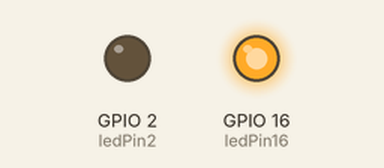
Bench run of a sketch on a simulated ESP32. Shown: output pins drawn as LEDs (lit = HIGH). WiFi joins after 1.5 s; servers stay silent unless stated.

Above: at 0.1 s.
At 10.1 s:
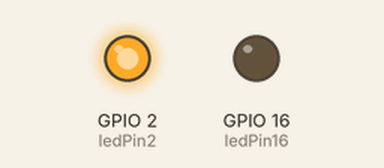
Timing chart, 0 to 11.6 s (numbered marks = the images above):
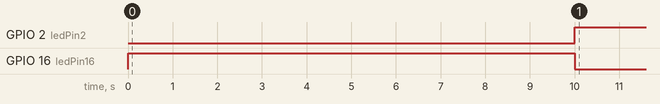

Measured:
- by itself, GPIO 2 (ledPin2): LOW → HIGH at 10.0 s
- by itself, GPIO 16 (ledPin16): LOW → HIGH at 0.00 s, → LOW 10.0 s later

The sketch:

Projekt_Stein2.ino
```cpp
//change ssid and password for new network. hard coded

#include "WiFi.h"     //Including Library for WiFi Login
int ledPin2 = 2;      //Defining pinport 2 as ledPin2
int ledPin16 = 16;    //Defining pinport 16 ledPin16
                      //circuit will close over grnd
const char* ssid = "";   //defining SSID
const char* password =  "";     //defining password for ssid

void setup() {

  Serial.begin(300);

  WiFi.begin(ssid, password);   //try to connect with WiFi
  pinMode(ledPin2, OUTPUT);     //setting Pins as Output
  pinMode(ledPin16, OUTPUT);
}
  void loop () {
    while(1 == 1){    //looping forever true

      while (WiFi.status () == WL_CONNECTED){   //loop true as long wifi connected
        digitalWrite(ledPin16, LOW);            //setting led pin 16 off
        digitalWrite(ledPin2, HIGH);            //seeting led pin 2 on
        delay(1000);}                           //waiting

      while (WiFi.status() != WL_CONNECTED) {   //loop true as long wifi not connected
        digitalWrite(ledPin2, LOW);             //setting led pin 2 off
        digitalWrite(ledPin16, HIGH);           //setting led pin 16 on
        delay(5000);                            //wait for initiali connect with wifi (second command disrupt first command on boot)
        WiFi.begin(ssid, password);             //next try for connecting with wifi
        delay(5000);                            //waiting for avoiding disrupting of connecting
        }}
    }
```
